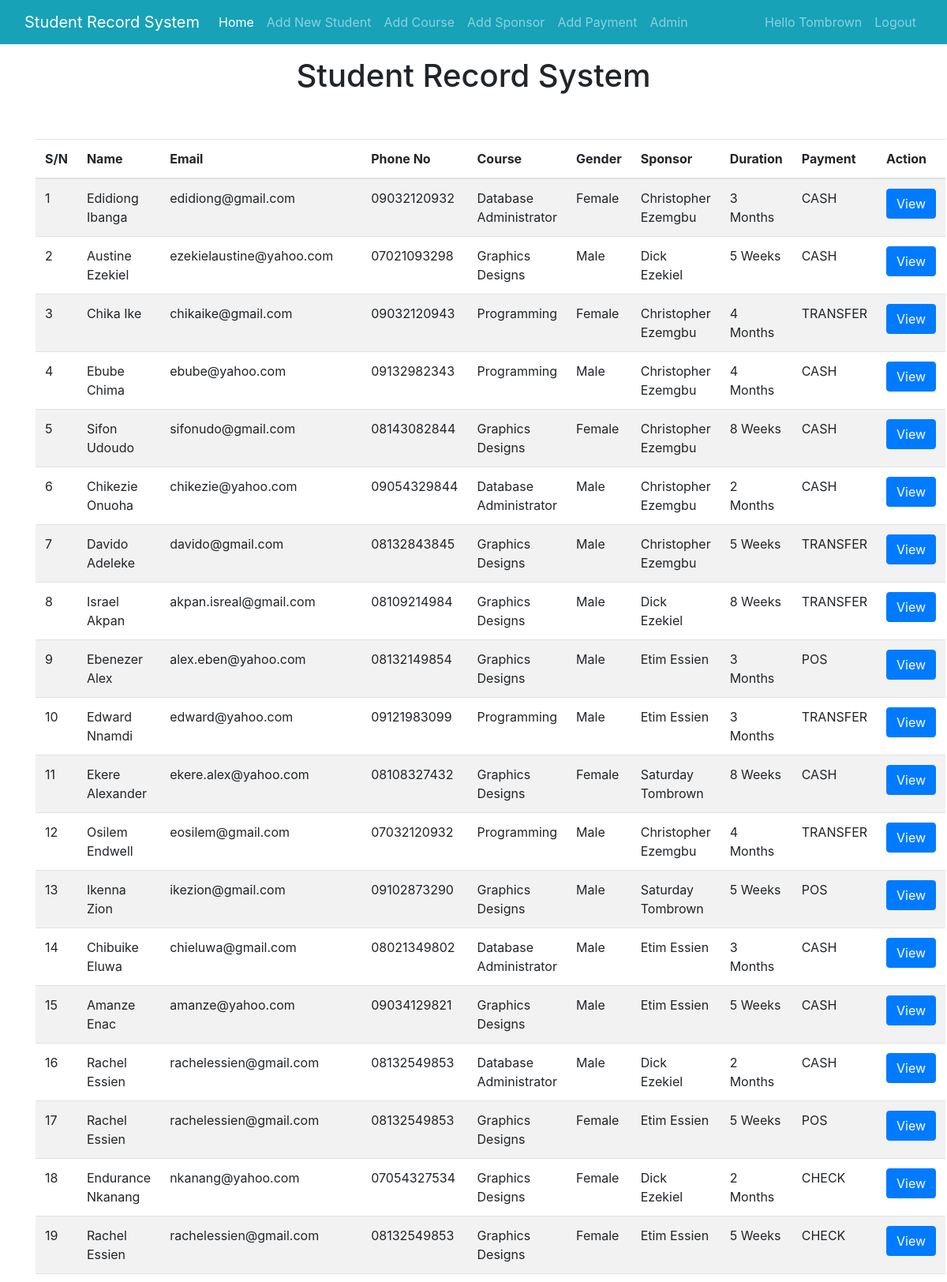
Screenshot of /view/home.php?login=success (signed in, upper part) with the database file from the repository.
### tables this page shows
CREATE TABLE `student` (
  `std_id` int(11) NOT NULL,
  `std_name` varchar(50) DEFAULT NULL,
  `std_email` varchar(30) DEFAULT NULL,
  `std_phone` varchar(30) DEFAULT NULL,
  `course_id` int(50) DEFAULT NULL,
  `gender_id` int(11) DEFAULT NULL,
  `sponsor_id` int(11) DEFAULT NULL,
  `duration_id` int(11) DEFAULT NULL,
  `pay_type_id` int(11) DEFAULT NULL,
  `payment_id` int(11) NOT NULL,
  `image` varchar(255) NOT NULL
);

CREATE TABLE `course` (
  `course_id` int(11) NOT NULL,
  `course_name` varchar(30) DEFAULT NULL,
  `std_id` int(11) DEFAULT NULL,
  `duration_id` int(11) DEFAULT NULL
);

CREATE TABLE `gender` (
  `gender_id` int(11) NOT NULL,
  `gender_name` varchar(30) DEFAULT NULL
);

CREATE TABLE `sponsor` (
  `sponsor_id` int(11) NOT NULL,
  `sponsor_name` varchar(30) DEFAULT NULL,
  `std_id` int(11) NOT NULL,
  `relationship` varchar(20) DEFAULT NULL,
  `sponsor_email` varchar(30) DEFAULT NULL,
  `sponsor_phone` varchar(30) DEFAULT NULL,
  `sponsor_address` varchar(30) DEFAULT NULL
);

CREATE TABLE `duration` (
  `duration_id` int(11) NOT NULL,
  `duration_name` varchar(50) DEFAULT NULL
);

CREATE TABLE `payment_type` (
  `pay_type_id` int(11) NOT NULL,
  `payment_type` varchar(50) NOT NULL
);

### includes/students.php (called while the page is built, shortened)
<?php
    function get_all_student($mysqli){
       $query = "SELECT * FROM student ORDER BY std_id DESC";
       $result = mysqli_query($mysqli, $query) or die(mysqli_error($mysqli));
       return $result;
    }
?>

### includes/courses.php (called while the page is built, shortened)
<?php
    function get_course_by_id($mysqli, $course_id){
        $query = "SELECT * FROM course WHERE course_id =". $course_id;
        $result = mysqli_query($mysqli, $query) or die(mysqli_error($mysqli));
        return $result;
    }
?>

### includes/gender.php (called while the page is built, shortened)
<?php
    function get_gender_by_id($mysqli, $gender_id){
        $query = "SELECT * FROM gender WHERE gender_id ='$gender_id'";
        $result = mysqli_query($mysqli, $query) or die(mysqli_error($mysqli));
        return $result;
    }
?>

### includes/sponsor.php (called while the page is built, shortened)
<?php
    function get_sponsor_by_id($mysqli, $sponsor_id){
        $query = "SELECT * FROM sponsor WHERE sponsor_id = $sponsor_id";
        $result = mysqli_query($mysqli, $query) or die(mysqli_error($mysqli));
        return $result;
    }
?>

### includes/duration.php (called while the page is built, shortened)
<?php
    function get_duration_by_id($mysqli, $duration_id){
        $query = "SELECT * FROM duration WHERE duration_id = '".$duration_id."'";
        $result = mysqli_query($mysqli, $query) or die(mysqli_error($mysqli));
        return $result;
    }
?>

### includes/payment_type.php (called while the page is built, shortened)
<?php
    function get_payment_type_by_id($mysqli, $pay_type_id){
        $query = "SELECT * FROM payment_type WHERE pay_type_id =".$pay_type_id;
        $result = mysqli_query($mysqli, $query) or die(mysqli_error($mysqli));
        return $result;
    }
?>

### view/home.php (the view, shortened to what this page needs)
<?php
    $mysqli = connect_db();
     include_once '../includes/students.php';
     include_once '../includes/courses.php';
     include_once '../includes/gender.php';
     include_once '../includes/duration.php';
     include_once '../includes/payment_type.php';
     include_once '../includes/sponsor.php';
    $all_student = get_all_student($mysqli);
?>
<!DOCTYPE html>
<html lang="en">
<head>
    <link rel="stylesheet" type="text/css" href="../assets/css/bootstrap.min.css">
</head>
<body>
    <?php
        include_once '../navbars/menu.php';
    ?>
        <main class="container">
            <div class="welcome text-center py-5 px-3"><br>
            <h1 align="center">Student Record System</h1>
            </div>
        </main>
        <div class="container">
        <table class="table table-striped">
            <thead>
                <tr>
                    <th>S/N</th>
                    <th>Name</th>
                    <th>Email</th>
                    <th>Phone No</th>
                    <th>Course</th>
                    <th>Gender</th>
                    <th>Sponsor</th>
                    <th>Duration</th>
                    <th>Payment</th>
                    <th colspan="2">Action</th>
                </tr>
             <thead>
             <tbody>
             <?php
            $cnt =1;
              if(mysqli_num_rows($all_student)>0){
                while($rows = mysqli_fetch_assoc($all_student))
                {
              ?>
                <tr>
                    <td><?php echo $cnt; ?></td>
                    <td><?php echo $rows['std_name'] ?></td>
                    <td><?php echo $rows['std_email'] ?></td>
                    <td><?php echo $rows['std_phone'] ?></td>
                    <td>
                    <?php
                        $result = get_course_by_id($mysqli, $course_id = $rows['course_id']);
                        if(mysqli_num_rows($result)){
                            while($row = mysqli_fetch_assoc($result)){
                                $course_name = $row['course_name'];
                            }
                            echo $course_name;
                        }else{
                            echo "Nil";
                        }
                    ?>
                    </td>
                    <td>
                    <?php
                       $result = get_gender_by_id($mysqli, $gender_id = $rows['gender_id']);
                       while($row = mysqli_fetch_assoc($result)){
                           $gender_name = $row['gender_name'];
                       }
                       echo $gender_name;
                     ?>
                    </td>
                    <td><?php
                      $result = get_sponsor_by_id($mysqli, $sponsor_id = $rows['sponsor_id']);
                      if(mysqli_num_rows($result)){
                        while($row = mysqli_fetch_assoc($result)){
                            $sponsor_name = $row['sponsor_name'];
                        }
                        echo $sponsor_name;
                    }else{
                        echo "Nil";
                    }
                    ?></td>
                    <td>
                    <?php
                       $result=get_duration_by_id($mysqli, $duraion_id = $rows['duration_id']);
                        while($row = mysqli_fetch_assoc($result)){
                            $duration_name = $row['duration_name'];
                        }
                        echo $duration_name;
                    ?>
                    </td>
                    <td>
                        <?php
                         $result = get_payment_type_by_id($mysqli, $pay_type_id = $rows['pay_type_id']);
                         while($row = mysqli_fetch_assoc($result)){
                             $payment_type = $row['payment_type'];
                         }
                         echo $payment_type;
                     ?></td>
                     <td><a href="student_profile.php?view=1&std_id=<?php echo $rows['std_id'] ?>" class="btn btn-primary"  >View</a></td>
                </tr>
             <?php
               $cnt ++;
                }
              }
              ?>
            </tbody>
            </table>
        </div>
<?php
    include_once '../navbars/footer.php';
?>

### navbars/menu.php (shortened to what this page needs)
  <?php
    if(isset($_SESSION['user_id'])){
    ?>
      <nav class="navbar navbar-expand-md navbar-dark bg-info fixed-top">
  <div class="container-fluid">
    <a class="navbar-brand" href="#">Student Record System</a>
    <div class="collapse navbar-collapse" id="navbarCollapse">
      <ul class="navbar-nav me-auto mb-2 mb-md-0">
        <li class="nav-item active">
          <a class="nav-link" aria-current="page" href="home.php">Home</a>
        </li>
        <li class="nav-item">
          <a class="nav-link" href="add_student.php">Add New Student</a>
        </li>
        <li class="nav-item">
          <a class="nav-link" href="add_course.php">Add Course</a>
        </li>
        <li class="nav-item">
          <a class="nav-link" href="add_sponsor.php">Add Sponsor</a>
        </li>
        <li class="nav-item">
          <a class="nav-link" href="add_payment.php">Add Payment</a>
        </li>
        <li class="nav-item">
          <a class="nav-link" href="add_admin.php">Admin</a>
        </li>
      </ul>
      <ul class="navbar-nav ml-auto mb-2 mb-md-0">
      <li class="nav-item ">
          <a class="nav-link " href="#"><?php echo "Hello ". $_SESSION['name'] ?></a>
        </li>
        <li class="nav-item ">
          <a class="nav-link " href="logout.php">Logout</a>
        </li>
      </ul>
    </div>
  </div>
</nav>
  <?php } ?>

### navbars/footer.php (shortened to what this page needs)
</body>
</html>

### rows the page displays
student: std_name "Edidiong Ibanga", std_email "edidiong@gmail.com", std_phone "09032120932", course.course_name "Database Administrator", gender.gender_name "Female", sponsor.sponsor_name "Christopher Ezemgbu", duration.duration_name "3 Months", pay_type.payment_type "CASH"
student: std_name "Austine Ezekiel", std_email "ezekielaustine@yahoo.com", std_phone "07021093298", course.course_name "Graphics Designs", gender.gender_name "Male", sponsor.sponsor_name "Dick Ezekiel", duration.duration_name "5 Weeks", pay_type.payment_type "CASH"
student: std_name "Chika Ike", std_email "chikaike@gmail.com", std_phone "09032120943", course.course_name "Programming", gender.gender_name "Female", sponsor.sponsor_name "Christopher Ezemgbu", duration.duration_name "4 Months", pay_type.payment_type "TRANSFER"
student: std_name "Ebube Chima", std_email "ebube@yahoo.com", std_phone "09132982343", course.course_name "Programming", gender.gender_name "Male", sponsor.sponsor_name "Christopher Ezemgbu", duration.duration_name "4 Months", pay_type.payment_type "CASH"
student: std_name "Sifon Udoudo", std_email "sifonudo@gmail.com", std_phone "08143082844", course.course_name "Graphics Designs", gender.gender_name "Female", sponsor.sponsor_name "Christopher Ezemgbu", duration.duration_name "8 Weeks", pay_type.payment_type "CASH"
student: std_name "Chikezie Onuoha", std_email "chikezie@yahoo.com", std_phone "09054329844", course.course_name "Database Administrator", gender.gender_name "Male", sponsor.sponsor_name "Christopher Ezemgbu", duration.duration_name "2 Months", pay_type.payment_type "CASH"
student: std_name "Davido Adeleke", std_email "davido@gmail.com", std_phone "08132843845", course.course_name "Graphics Designs", gender.gender_name "Male", sponsor.sponsor_name "Christopher Ezemgbu", duration.duration_name "5 Weeks", pay_type.payment_type "TRANSFER"
student: std_name "Israel Akpan", std_email "akpan.isreal@gmail.com", std_phone "08109214984", course.course_name "Graphics Designs", gender.gender_name "Male", sponsor.sponsor_name "Dick Ezekiel", duration.duration_name "8 Weeks", pay_type.payment_type "TRANSFER"
student: std_name "Ebenezer Alex", std_email "alex.eben@yahoo.com", std_phone "08132149854", course.course_name "Graphics Designs", gender.gender_name "Male", sponsor.sponsor_name "Etim Essien", duration.duration_name "3 Months", pay_type.payment_type "POS"
student: std_name "Edward Nnamdi", std_email "edward@yahoo.com", std_phone "09121983099", course.course_name "Programming", gender.gender_name "Male", sponsor.sponsor_name "Etim Essien", duration.duration_name "3 Months", pay_type.payment_type "TRANSFER"
student: std_name "Ekere Alexander", std_email "ekere.alex@yahoo.com", std_phone "08108327432", course.course_name "Graphics Designs", gender.gender_name "Female", sponsor.sponsor_name "Saturday Tombrown", duration.duration_name "8 Weeks", pay_type.payment_type "CASH"
student: std_name "Osilem Endwell", std_email "eosilem@gmail.com", std_phone "07032120932", course.course_name "Programming", gender.gender_name "Male", sponsor.sponsor_name "Christopher Ezemgbu", duration.duration_name "4 Months", pay_type.payment_type "TRANSFER"
student: std_name "Ikenna Zion", std_email "ikezion@gmail.com", std_phone "09102873290", course.course_name "Graphics Designs", gender.gender_name "Male", sponsor.sponsor_name "Saturday Tombrown", duration.duration_name "5 Weeks", pay_type.payment_type "POS"
student: std_name "Chibuike Eluwa", std_email "chieluwa@gmail.com", std_phone "08021349802", course.course_name "Database Administrator", gender.gender_name "Male", sponsor.sponsor_name "Etim Essien", duration.duration_name "3 Months", pay_type.payment_type "CASH"
student: std_name "Amanze Enac", std_email "amanze@yahoo.com", std_phone "09034129821", course.course_name "Graphics Designs", gender.gender_name "Male", sponsor.sponsor_name "Etim Essien", duration.duration_name "5 Weeks", pay_type.payment_type "CASH"
student: std_name "Rachel Essien", std_email "rachelessien@gmail.com", std_phone "08132549853", course.course_name "Database Administrator", gender.gender_name "Male", sponsor.sponsor_name "Dick Ezekiel", duration.duration_name "2 Months", pay_type.payment_type "CASH"
student: std_name "Rachel Essien", std_email "rachelessien@gmail.com", std_phone "08132549853", course.course_name "Graphics Designs", gender.gender_name "Female", sponsor.sponsor_name "Etim Essien", duration.duration_name "5 Weeks", pay_type.payment_type "POS"
student: std_name "Endurance Nkanang", std_email "nkanang@yahoo.com", std_phone "07054327534", course.course_name "Graphics Designs", gender.gender_name "Female", sponsor.sponsor_name "Dick Ezekiel", duration.duration_name "2 Months", pay_type.payment_type "CHECK"
student: std_name "Rachel Essien", std_email "rachelessien@gmail.com", std_phone "08132549853", course.course_name "Graphics Designs", gender.gender_name "Female", sponsor.sponsor_name "Etim Essien", duration.duration_name "5 Weeks", pay_type.payment_type "CHECK"

### other values shown
$_SESSION['name'] "Tombrown"
